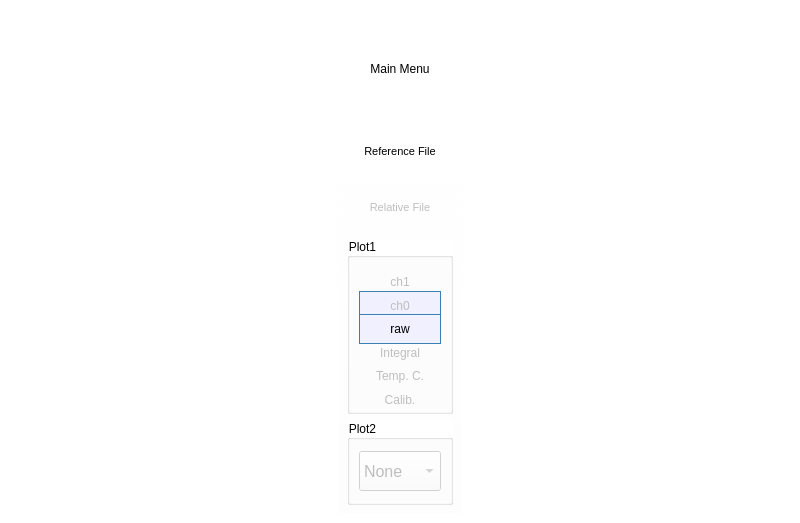
<?xml version="1.0" encoding="UTF-8"?>
<ui version="4.0">
 <class>AnalyzeMainWindow</class>
 <widget class="QMainWindow" name="AnalyzeMainWindow">
  <property name="enabled">
   <bool>true</bool>
  </property>
  <property name="geometry">
   <rect>
    <x>0</x>
    <y>0</y>
    <width>800</width>
    <height>523</height>
   </rect>
  </property>
  <property name="maximumSize">
   <size>
    <width>800</width>
    <height>523</height>
   </size>
  </property>
  <property name="windowTitle">
   <string>Blue Physics Analyze</string>
  </property>
  <property name="styleSheet">
   <string notr="true">background-color: rgb(255, 255, 255);</string>
  </property>
  <widget class="QWidget" name="centralwidget">
   <property name="maximumSize">
    <size>
     <width>800</width>
     <height>16777215</height>
    </size>
   </property>
   <layout class="QHBoxLayout" name="horizontalLayout">
    <item>
     <widget class="QFrame" name="frame">
      <property name="maximumSize">
       <size>
        <width>124</width>
        <height>16777215</height>
       </size>
      </property>
      <property name="styleSheet">
       <string notr="true">QFrame#frame{

background-color: qlineargradient(spread:pad, x1:0.5, y1:1, x2:0.5, y2:0, stop:0 rgba(250, 250, 250, 90), stop:0.9 rgba(255, 255, 255, 255));

}

QToolButton{
background-color:transparent;
border:none;

}

QToolButton:checked, QToolButton:pressed{
background-color:rgb(240,240,255);
border:1px solid rgb(60, 127, 177)
}

QToolButton:hover{
background-color:rgb(240,240,255)
}

QToolButton:checked:hover{
background-color:rgb(193,210,238);
}</string>
      </property>
      <property name="frameShape">
       <enum>QFrame::NoFrame</enum>
      </property>
      <property name="frameShadow">
       <enum>QFrame::Raised</enum>
      </property>
      <layout class="QVBoxLayout" name="verticalLayout">
       <item>
        <widget class="QToolButton" name="tbmainmenuanalyze">
         <property name="sizePolicy">
          <sizepolicy hsizetype="Expanding" vsizetype="Fixed">
           <horstretch>0</horstretch>
           <verstretch>0</verstretch>
          </sizepolicy>
         </property>
         <property name="minimumSize">
          <size>
           <width>0</width>
           <height>102</height>
          </size>
         </property>
         <property name="toolTip">
          <string>Back to Main Menu</string>
         </property>
         <property name="text">
          <string>Main Menu</string>
         </property>
         <property name="icon">
          <iconset>
           <normaloff>iconspd/icons8-home-page-80.png</normaloff>iconspd/icons8-home-page-80.png</iconset>
         </property>
         <property name="iconSize">
          <size>
           <width>75</width>
           <height>75</height>
          </size>
         </property>
         <property name="toolButtonStyle">
          <enum>Qt::ToolButtonTextUnderIcon</enum>
         </property>
        </widget>
       </item>
       <item>
        <widget class="QToolButton" name="tbreffile">
         <property name="enabled">
          <bool>true</bool>
         </property>
         <property name="sizePolicy">
          <sizepolicy hsizetype="Expanding" vsizetype="Fixed">
           <horstretch>0</horstretch>
           <verstretch>0</verstretch>
          </sizepolicy>
         </property>
         <property name="minimumSize">
          <size>
           <width>0</width>
           <height>50</height>
          </size>
         </property>
         <property name="maximumSize">
          <size>
           <width>16777215</width>
           <height>50</height>
          </size>
         </property>
         <property name="font">
          <font>
           <pointsize>8</pointsize>
          </font>
         </property>
         <property name="text">
          <string>Reference File</string>
         </property>
         <property name="icon">
          <iconset>
           <normaloff>iconspd/generalmetadata.png</normaloff>iconspd/generalmetadata.png</iconset>
         </property>
         <property name="iconSize">
          <size>
           <width>20</width>
           <height>20</height>
          </size>
         </property>
         <property name="checkable">
          <bool>true</bool>
         </property>
         <property name="checked">
          <bool>false</bool>
         </property>
         <property name="autoExclusive">
          <bool>false</bool>
         </property>
         <property name="toolButtonStyle">
          <enum>Qt::ToolButtonTextUnderIcon</enum>
         </property>
        </widget>
       </item>
       <item>
        <widget class="QToolButton" name="tbrelfile">
         <property name="enabled">
          <bool>false</bool>
         </property>
         <property name="sizePolicy">
          <sizepolicy hsizetype="Expanding" vsizetype="Fixed">
           <horstretch>0</horstretch>
           <verstretch>0</verstretch>
          </sizepolicy>
         </property>
         <property name="minimumSize">
          <size>
           <width>0</width>
           <height>50</height>
          </size>
         </property>
         <property name="maximumSize">
          <size>
           <width>16777215</width>
           <height>50</height>
          </size>
         </property>
         <property name="font">
          <font>
           <pointsize>8</pointsize>
          </font>
         </property>
         <property name="text">
          <string>Relative File</string>
         </property>
         <property name="icon">
          <iconset>
           <normaloff>iconspd/generalmetadata.png</normaloff>iconspd/generalmetadata.png</iconset>
         </property>
         <property name="iconSize">
          <size>
           <width>20</width>
           <height>20</height>
          </size>
         </property>
         <property name="checkable">
          <bool>true</bool>
         </property>
         <property name="checked">
          <bool>false</bool>
         </property>
         <property name="autoExclusive">
          <bool>false</bool>
         </property>
         <property name="toolButtonStyle">
          <enum>Qt::ToolButtonTextUnderIcon</enum>
         </property>
        </widget>
       </item>
       <item>
        <widget class="QGroupBox" name="groupBox">
         <property name="minimumSize">
          <size>
           <width>0</width>
           <height>170</height>
          </size>
         </property>
         <property name="title">
          <string>Plot1</string>
         </property>
         <layout class="QVBoxLayout" name="verticalLayout_2">
          <item>
           <widget class="QToolButton" name="tbviewch1">
            <property name="enabled">
             <bool>false</bool>
            </property>
            <property name="sizePolicy">
             <sizepolicy hsizetype="Expanding" vsizetype="Fixed">
              <horstretch>0</horstretch>
              <verstretch>0</verstretch>
             </sizepolicy>
            </property>
            <property name="minimumSize">
             <size>
              <width>0</width>
              <height>30</height>
             </size>
            </property>
            <property name="toolTip">
             <string>View Ch0</string>
            </property>
            <property name="text">
             <string>ch1</string>
            </property>
            <property name="icon">
             <iconset>
              <normaloff>iconspd/measure.png</normaloff>iconspd/measure.png</iconset>
            </property>
            <property name="iconSize">
             <size>
              <width>75</width>
              <height>75</height>
             </size>
            </property>
            <property name="checkable">
             <bool>true</bool>
            </property>
            <property name="checked">
             <bool>false</bool>
            </property>
            <property name="toolButtonStyle">
             <enum>Qt::ToolButtonTextOnly</enum>
            </property>
           </widget>
          </item>
          <item>
           <widget class="QToolButton" name="tbviewch0">
            <property name="enabled">
             <bool>false</bool>
            </property>
            <property name="sizePolicy">
             <sizepolicy hsizetype="Expanding" vsizetype="Fixed">
              <horstretch>0</horstretch>
              <verstretch>0</verstretch>
             </sizepolicy>
            </property>
            <property name="minimumSize">
             <size>
              <width>0</width>
              <height>30</height>
             </size>
            </property>
            <property name="toolTip">
             <string>View Ch0</string>
            </property>
            <property name="text">
             <string>ch0</string>
            </property>
            <property name="icon">
             <iconset>
              <normaloff>iconspd/measure.png</normaloff>iconspd/measure.png</iconset>
            </property>
            <property name="iconSize">
             <size>
              <width>75</width>
              <height>75</height>
             </size>
            </property>
            <property name="checkable">
             <bool>true</bool>
            </property>
            <property name="checked">
             <bool>true</bool>
            </property>
            <property name="toolButtonStyle">
             <enum>Qt::ToolButtonTextOnly</enum>
            </property>
           </widget>
          </item>
          <item>
           <widget class="QToolButton" name="tbviewraw">
            <property name="enabled">
             <bool>true</bool>
            </property>
            <property name="sizePolicy">
             <sizepolicy hsizetype="Expanding" vsizetype="Fixed">
              <horstretch>0</horstretch>
              <verstretch>0</verstretch>
             </sizepolicy>
            </property>
            <property name="minimumSize">
             <size>
              <width>0</width>
              <height>30</height>
             </size>
            </property>
            <property name="toolTip">
             <string>View raw data</string>
            </property>
            <property name="text">
             <string>raw</string>
            </property>
            <property name="icon">
             <iconset>
              <normaloff>iconspd/measure.png</normaloff>iconspd/measure.png</iconset>
            </property>
            <property name="iconSize">
             <size>
              <width>75</width>
              <height>75</height>
             </size>
            </property>
            <property name="checkable">
             <bool>true</bool>
            </property>
            <property name="checked">
             <bool>true</bool>
            </property>
            <property name="autoExclusive">
             <bool>true</bool>
            </property>
            <property name="toolButtonStyle">
             <enum>Qt::ToolButtonTextOnly</enum>
            </property>
            <attribute name="buttonGroup">
             <string notr="true">buttonGroup</string>
            </attribute>
           </widget>
          </item>
          <item>
           <widget class="QToolButton" name="tbintegral">
            <property name="enabled">
             <bool>false</bool>
            </property>
            <property name="sizePolicy">
             <sizepolicy hsizetype="Expanding" vsizetype="Fixed">
              <horstretch>0</horstretch>
              <verstretch>0</verstretch>
             </sizepolicy>
            </property>
            <property name="minimumSize">
             <size>
              <width>0</width>
              <height>30</height>
             </size>
            </property>
            <property name="toolTip">
             <string>View Ch0</string>
            </property>
            <property name="text">
             <string>Integral</string>
            </property>
            <property name="icon">
             <iconset>
              <normaloff>iconspd/measure.png</normaloff>iconspd/measure.png</iconset>
            </property>
            <property name="iconSize">
             <size>
              <width>75</width>
              <height>75</height>
             </size>
            </property>
            <property name="checkable">
             <bool>true</bool>
            </property>
            <property name="checked">
             <bool>false</bool>
            </property>
            <property name="toolButtonStyle">
             <enum>Qt::ToolButtonTextOnly</enum>
            </property>
            <attribute name="buttonGroup">
             <string notr="true">buttonGroup</string>
            </attribute>
           </widget>
          </item>
          <item>
           <widget class="QToolButton" name="tbtempcorrec">
            <property name="enabled">
             <bool>false</bool>
            </property>
            <property name="sizePolicy">
             <sizepolicy hsizetype="Expanding" vsizetype="Fixed">
              <horstretch>0</horstretch>
              <verstretch>0</verstretch>
             </sizepolicy>
            </property>
            <property name="minimumSize">
             <size>
              <width>0</width>
              <height>30</height>
             </size>
            </property>
            <property name="toolTip">
             <string>View Ch0</string>
            </property>
            <property name="text">
             <string>Temp. C.</string>
            </property>
            <property name="icon">
             <iconset>
              <normaloff>iconspd/measure.png</normaloff>iconspd/measure.png</iconset>
            </property>
            <property name="iconSize">
             <size>
              <width>75</width>
              <height>75</height>
             </size>
            </property>
            <property name="checkable">
             <bool>true</bool>
            </property>
            <property name="checked">
             <bool>false</bool>
            </property>
            <property name="toolButtonStyle">
             <enum>Qt::ToolButtonTextOnly</enum>
            </property>
           </widget>
          </item>
          <item>
           <widget class="QToolButton" name="tbcalibration">
            <property name="enabled">
             <bool>false</bool>
            </property>
            <property name="sizePolicy">
             <sizepolicy hsizetype="Expanding" vsizetype="Fixed">
              <horstretch>0</horstretch>
              <verstretch>0</verstretch>
             </sizepolicy>
            </property>
            <property name="minimumSize">
             <size>
              <width>0</width>
              <height>30</height>
             </size>
            </property>
            <property name="toolTip">
             <string>View Ch0</string>
            </property>
            <property name="text">
             <string>Calib.</string>
            </property>
            <property name="icon">
             <iconset>
              <normaloff>iconspd/measure.png</normaloff>iconspd/measure.png</iconset>
            </property>
            <property name="iconSize">
             <size>
              <width>75</width>
              <height>75</height>
             </size>
            </property>
            <property name="checkable">
             <bool>true</bool>
            </property>
            <property name="checked">
             <bool>false</bool>
            </property>
            <property name="toolButtonStyle">
             <enum>Qt::ToolButtonTextOnly</enum>
            </property>
           </widget>
          </item>
         </layout>
        </widget>
       </item>
       <item>
        <widget class="QGroupBox" name="groupBox_2">
         <property name="minimumSize">
          <size>
           <width>0</width>
           <height>85</height>
          </size>
         </property>
         <property name="title">
          <string>Plot2</string>
         </property>
         <layout class="QVBoxLayout" name="verticalLayout_3">
          <item>
           <widget class="QComboBox" name="cbsecondplot">
            <property name="enabled">
             <bool>false</bool>
            </property>
            <property name="minimumSize">
             <size>
              <width>0</width>
              <height>40</height>
             </size>
            </property>
            <property name="font">
             <font>
              <pointsize>12</pointsize>
             </font>
            </property>
            <item>
             <property name="text">
              <string>None</string>
             </property>
            </item>
            <item>
             <property name="text">
              <string>Temp</string>
             </property>
            </item>
            <item>
             <property name="text">
              <string>PS</string>
             </property>
            </item>
            <item>
             <property name="text">
              <string>5V</string>
             </property>
            </item>
            <item>
             <property name="text">
              <string>Vref</string>
             </property>
            </item>
            <item>
             <property name="text">
              <string>-12V</string>
             </property>
            </item>
           </widget>
          </item>
         </layout>
        </widget>
       </item>
       <item>
        <spacer name="verticalSpacer">
         <property name="orientation">
          <enum>Qt::Vertical</enum>
         </property>
         <property name="sizeHint" stdset="0">
          <size>
           <width>20</width>
           <height>40</height>
          </size>
         </property>
        </spacer>
       </item>
      </layout>
     </widget>
    </item>
   </layout>
  </widget>
 </widget>
 <resources/>
 <connections/>
 <buttongroups>
  <buttongroup name="buttonGroup"/>
 </buttongroups>
</ui>
